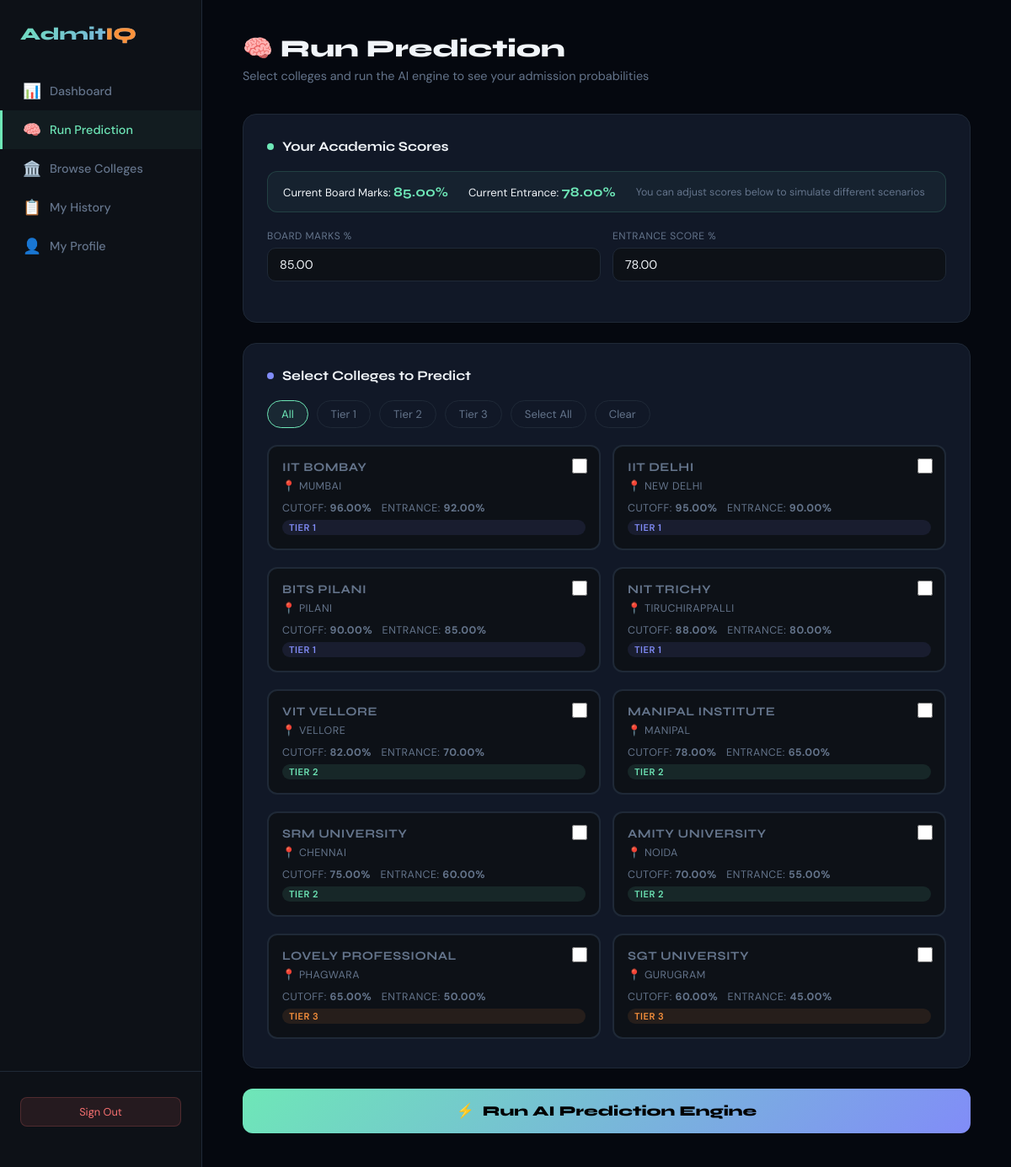
Screenshot of /pages/predict.php (signed in) with the database file from the repository.
### tables this page shows
CREATE TABLE IF NOT EXISTS students (
    student_id INT AUTO_INCREMENT PRIMARY KEY,
    name VARCHAR(100) NOT NULL,
    email VARCHAR(150) UNIQUE NOT NULL,
    password VARCHAR(255) NOT NULL,
    student_marks DECIMAL(5,2) DEFAULT 0,
    entrance_scores DECIMAL(5,2) DEFAULT 0,
    preferences TEXT,
    created_at TIMESTAMP DEFAULT CURRENT_TIMESTAMP
);

CREATE TABLE IF NOT EXISTS colleges (
    college_id INT AUTO_INCREMENT PRIMARY KEY,
    college_name VARCHAR(200) NOT NULL,
    location VARCHAR(100),
    course_list TEXT,
    cutoff_scores DECIMAL(5,2) DEFAULT 0,
    entrance_cutoff DECIMAL(5,2) DEFAULT 0,
    tier ENUM('Tier 1','Tier 2','Tier 3') DEFAULT 'Tier 2',
    created_at TIMESTAMP DEFAULT CURRENT_TIMESTAMP
);

### pages/predict.php (the view, shortened to what this page needs)
<!DOCTYPE html>
<html lang="en">
<head>
</head>
<body>
<?php
$db = getDB();
$studentId = $_SESSION['student_id'];
$stmt = $db->prepare("SELECT * FROM students WHERE student_id=?");
$stmt->bind_param('i',$studentId); $stmt->execute();
$student = $stmt->get_result()->fetch_assoc(); $stmt->close();
$colleges = $db->query("SELECT * FROM colleges ORDER BY tier, cutoff_scores DESC")->fetch_all(MYSQLI_ASSOC);
?>
<aside class="sidebar">
  <div class="sidebar-logo">Admit<span>IQ</span></div>
  <nav>
    <a href="dashboard.php" class="nav-item"><span class="nav-icon">📊</span> Dashboard</a>
    <a href="predict.php"   class="nav-item active"><span class="nav-icon">🧠</span> Run Prediction</a>
    <a href="colleges.php"  class="nav-item"><span class="nav-icon">🏛️</span> Browse Colleges</a>
    <a href="history.php"   class="nav-item"><span class="nav-icon">📋</span> My History</a>
    <a href="profile.php"   class="nav-item"><span class="nav-icon">👤</span> My Profile</a>
  </nav>
  <div class="sidebar-footer">
    <a href="logout.php" class="logout-btn">Sign Out</a>
  </div>
</aside>
<main class="main">
  <div class="page-title">🧠 Run Prediction</div>
  <div class="page-sub">Select colleges and run the AI engine to see your admission probabilities</div>
  <form method="POST" id="predForm">
    <div class="card">
      <div class="card-title"><div class="dot"></div> Your Academic Scores</div>
      <div class="profile-bar">
        <div class="pb-item">Current Board Marks: <span><?= $student['student_marks'] ?>%</span></div>
        <div class="pb-item">Current Entrance: <span><?= $student['entrance_scores'] ?>%</span></div>
        <div style="font-size:0.78rem;color:var(--muted)">You can adjust scores below to simulate different scenarios</div>
      </div>
      <div class="score-inputs">
        <div>
          <label>Board Marks %</label>
          <input type="number" name="student_marks" value="<?= $student['student_marks'] ?>" min="0" max="100" step="0.1" required>
        </div>
        <div>
          <label>Entrance Score %</label>
          <input type="number" name="entrance_scores" value="<?= $student['entrance_scores'] ?>" min="0" max="100" step="0.1" required>
        </div>
      </div>
    </div>
    <div class="card">
      <div class="card-title"><div class="dot" style="background:var(--accent2)"></div> Select Colleges to Predict</div>
      <div class="filter-bar">
        <button type="button" class="filter-btn active" onclick="filterColleges('all',this)">All</button>
        <button type="button" class="filter-btn" onclick="filterColleges('Tier 1',this)">Tier 1</button>
        <button type="button" class="filter-btn" onclick="filterColleges('Tier 2',this)">Tier 2</button>
        <button type="button" class="filter-btn" onclick="filterColleges('Tier 3',this)">Tier 3</button>
        <button type="button" class="filter-btn" onclick="selectAll()">Select All</button>
        <button type="button" class="filter-btn" onclick="clearAll()">Clear</button>
      </div>
      <div class="college-grid" id="collegeGrid">
        <?php foreach($colleges as $c):
          $tierCls = strtolower(str_replace(' ','',$c['tier']));
        ?>
        <label class="college-check" data-tier="<?= $c['tier'] ?>" onclick="toggleCard(this)">
          <input type="checkbox" name="college_ids[]" value="<?= $c['college_id'] ?>">
          <div class="coll-name"><?= htmlspecialchars($c['college_name']) ?></div>
          <div class="coll-loc">📍 <?= htmlspecialchars($c['location']) ?></div>
          <div class="coll-cutoff">Cutoff: <strong><?= $c['cutoff_scores'] ?>%</strong> &nbsp; Entrance: <strong><?= $c['entrance_cutoff'] ?>%</strong></div>
          <span class="coll-tier <?= $tierCls ?>"><?= $c['tier'] ?></span>
        </label>
        <?php endforeach; ?>
      </div>
    </div>
    <button type="submit" class="run-btn" id="runBtn" onclick="showLoader()">
      <span>⚡</span> Run AI Prediction Engine
    </button>
  </form>
</main>
</body>
</html>

### rows the page displays
students: student_marks "85.00", entrance_scores "78.00"
colleges: college_name "IIT BOMBAY", location "MUMBAI", cutoff_scores "96.00", entrance_cutoff "92.00", tier "TIER 1"
colleges: college_name "IIT DELHI", location "NEW DELHI", cutoff_scores "95.00", entrance_cutoff "90.00", tier "TIER 1"
colleges: college_name "BITS PILANI", location "PILANI", cutoff_scores "90.00", entrance_cutoff "85.00", tier "TIER 1"
colleges: college_name "NIT TRICHY", location "TIRUCHIRAPPALLI", cutoff_scores "88.00", entrance_cutoff "80.00", tier "TIER 1"
colleges: college_name "VIT VELLORE", location "VELLORE", cutoff_scores "82.00", entrance_cutoff "70.00", tier "TIER 2"
colleges: college_name "MANIPAL INSTITUTE", location "MANIPAL", cutoff_scores "78.00", entrance_cutoff "65.00", tier "TIER 2"
colleges: college_name "SRM UNIVERSITY", location "CHENNAI", cutoff_scores "75.00", entrance_cutoff "60.00", tier "TIER 2"
colleges: college_name "AMITY UNIVERSITY", location "NOIDA", cutoff_scores "70.00", entrance_cutoff "55.00", tier "TIER 2"
colleges: college_name "LOVELY PROFESSIONAL", location "PHAGWARA", cutoff_scores "65.00", entrance_cutoff "50.00", tier "TIER 3"
colleges: college_name "SGT UNIVERSITY", location "GURUGRAM", cutoff_scores "60.00", entrance_cutoff "45.00", tier "TIER 3"
